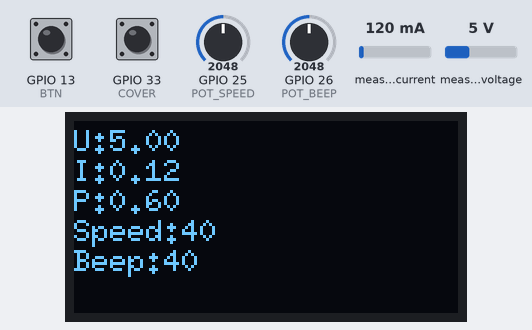
Bench run of a sketch on a simulated ESP32. Parts: 128×64 one-colour display. The inputs (shaded band) are chosen by the test bench; at power-on: measured current 120 mA, GPIO 25 (POT_SPEED) = 2048, GPIO 26 (POT_BEEP) = 2048, measured voltage 5 V, GPIO 13 (BTN) HIGH, GPIO 33 (COVER) HIGH. What the sketch prints to the serial monitor is not drawn.

Above: at 1.2 s.
1.3 s: measured current set to 40 mA
At 2.0 s:
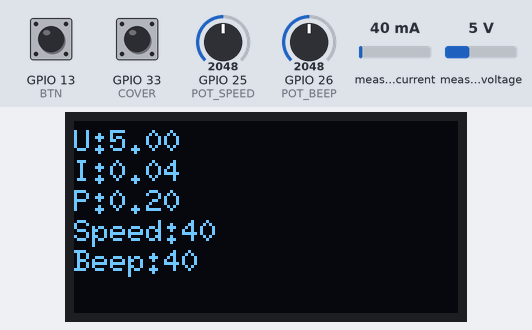
2.8 s: GPIO 25 (POT_SPEED) set to 2866
At 3.6 s:
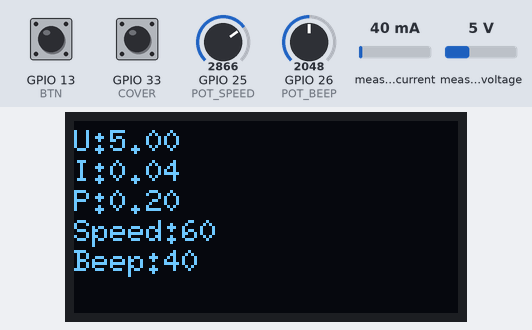
4.3 s: GPIO 26 (POT_BEEP) set to 2866
At 5.1 s:
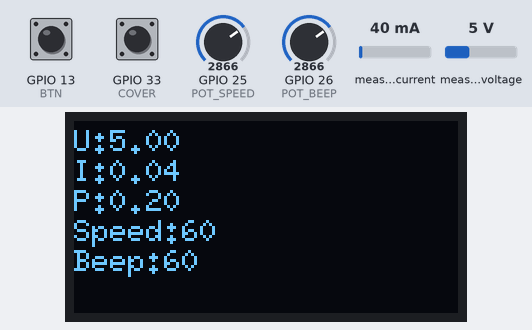
5.9 s: measured voltage set to 0.3 V
At 6.7 s:
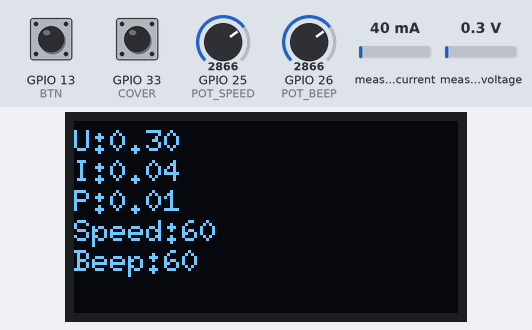
7.4 s: GPIO 25 (POT_SPEED) set to 3972
9.0 s: GPIO 26 (POT_BEEP) set to 3972
At 9.8 s:
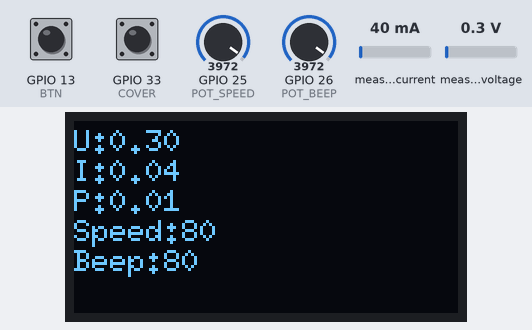
Timing chart, 0 to 11.5 s (numbered marks = the images above; inputs shaded):
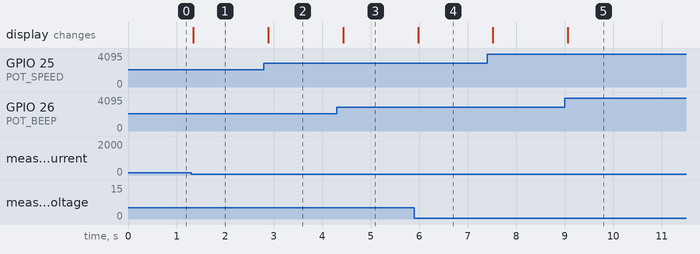

The sketch:

petfw_zaloha.ino
```cpp
#include <Wire.h>
#include <Adafruit_INA219.h>
#include <U8g2lib.h>
#include <Adafruit_NeoPixel.h>

/* =================================================
   FEATURE CONFIG
================================================= */

#define USE_MOTOR     0
#define USE_BEEPER    0
#define USE_LED       0
#define USE_DISPLAY   1
#define USE_INA219    1
#define USE_INPUT     1
#define USE_POT       1

#define USE_I2C (USE_INA219 || USE_DISPLAY)


/* =================================================
   DEBUG CONFIG
================================================= */

#define DEBUG_LEVEL 3

#define DBG_MOTOR   1
#define DBG_LED     1
#define DBG_BAT     1
#define DBG_INPUT   1
#define DBG_STALL   1
#define DBG_DISPLAY 0

#define DBG(level, group, msg) \
  if(DEBUG_LEVEL >= level && group){ Serial.println(msg); }

#define DBG2(level, group, msg, val) \
  if(DEBUG_LEVEL >= level && group){ Serial.print(msg); Serial.println(val); }

#define DBG3(level, group, msg) \
  if(DEBUG_LEVEL >= level && group){ Serial.print(msg); }

/* =================================================
   PINY
================================================= */

#define RPWM 16
#define R_EN 17
#define LPWM 18
#define L_EN 19

#define BTN 13
#define COVER 33

#define POT_SPEED 25
#define POT_BEEP 26

#define BTN_INVERT 1
#define BEEPER 5
#define NEO_PIN 27

/* =================================================
   LED MAP
================================================= */

#define LED_BAT_COUNT 3
#define LED_SPEED_COUNT 3
#define LED_BEEP_COUNT 3
#define LED_STATUS_COUNT 9

#define LED_BAT_START 0
#define LED_SPEED_START (LED_BAT_START + LED_BAT_COUNT)
#define LED_BEEP_START  (LED_SPEED_START + LED_SPEED_COUNT)
#define LED_STATUS_START (LED_BEEP_START + LED_BEEP_COUNT)

#define NUM_PIXELS (LED_BAT_COUNT + LED_SPEED_COUNT + LED_BEEP_COUNT + LED_STATUS_COUNT)

/* =================================================
   CONFIG
================================================= */

#define STALL_CURRENT 5.0
#define REVERSE_TIME 500
#define MAX_STALL_RETRIES 2

#define BAT_FULL 16.8
#define BAT_EMPTY 11.0

#define BEEP_DURATION 200

/* =================================================
   OBJEKTY
================================================= */

#if USE_INA219
Adafruit_INA219 ina219;
bool inaOK=false;
#endif

#if USE_DISPLAY
U8G2_SH1106_128X64_NONAME_F_HW_I2C u8g2(U8G2_R0, /* reset=*/ U8X8_PIN_NONE);
#endif

#if USE_LED
Adafruit_NeoPixel pixels(NUM_PIXELS, NEO_PIN, NEO_GRB + NEO_KHZ800);
#endif

/* =================================================
   STAV
================================================= */

float voltage=0;
float current=0;
float power=0;

bool errorState=false;
char errorMsg[32] = "OK";

#if USE_MOTOR
unsigned long stallTimer=0;
unsigned long reverseStart=0;
int stallRetryCount=0;

enum MotorState{
  MOTOR_IDLE,
  MOTOR_FORWARD,
  MOTOR_REVERSE_RETRY,
  MOTOR_ERROR
};

MotorState motorState=MOTOR_IDLE;
#endif

#if USE_BEEPER
const int pwmChanBeep=2;
unsigned long beepStart=0;
bool beepActive=false;
bool prevBtnPressed=false;
#endif

/* =================================================
   MOTOR
================================================= */
#if USE_MOTOR

int pwmChanR = 0;
int pwmChanL = 1;

void motorStop()
{
  DBG(1,DBG_MOTOR,"Motor STOP");
  ledcWrite(pwmChanR,0);
  ledcWrite(pwmChanL,0);
  digitalWrite(R_EN,LOW);
  digitalWrite(L_EN,LOW);
}

void motorRun(bool forward,int percent)
{
  int pwm=map(percent,0,100,0,255);

  digitalWrite(R_EN,HIGH);
  digitalWrite(L_EN,HIGH);

  if(forward){
    ledcWrite(pwmChanR,pwm);
    ledcWrite(pwmChanL,0);
  }else{
    ledcWrite(pwmChanL,pwm);
    ledcWrite(pwmChanR,0);
  }
}

void handleMotorState(int speedPercent,bool btnPressed)
{
  switch(motorState){

    case MOTOR_IDLE:
      if(btnPressed && !errorState){
        stallRetryCount=0;
        motorRun(true,speedPercent);
        motorState=MOTOR_FORWARD;
      }
      break;

    case MOTOR_FORWARD:

      if(!btnPressed){
        motorStop();
        motorState=MOTOR_IDLE;
        break;
      }

      if(current>STALL_CURRENT && speedPercent>20){

        if(stallTimer==0) stallTimer=millis();

        if(millis()-stallTimer>300){
          motorStop();
          motorRun(false,40);
          reverseStart=millis();
          motorState=MOTOR_REVERSE_RETRY;
        }

      }else stallTimer=0;

      break;

    case MOTOR_REVERSE_RETRY:

      if(millis()-reverseStart>REVERSE_TIME){

        motorStop();
        stallRetryCount++;

        if(stallRetryCount>=MAX_STALL_RETRIES){
          errorState=true;
          strcpy(errorMsg,"Feeding error");
          motorState=MOTOR_ERROR;
        }else{
          motorRun(true,speedPercent);
          motorState=MOTOR_FORWARD;
        }
      }
      break;

    case MOTOR_ERROR:
      motorStop();
      break;
  }
}
#endif

/* =================================================
   LED
================================================= */
#if USE_LED

void drawBarLED(int start,int count,int level,uint32_t color)
{
  if(level > count) level = count;

  for(int i=0;i<count;i++){
    int idx=start+i;
    if(idx>=NUM_PIXELS) return;

    if(i<level) pixels.setPixelColor(idx,color);
    else pixels.setPixelColor(idx,0);
  }
}

void updateBatteryLED(float v)
{
  float percent=(v-BAT_EMPTY)/(BAT_FULL-BAT_EMPTY);
  percent=constrain(percent,0,1);

  int level=round(percent*LED_BAT_COUNT);

  uint32_t color;

  if(percent>0.6) color=pixels.Color(0,255,0);
  else if(percent>0.3) color=pixels.Color(255,150,0);
  else color=pixels.Color(255,0,0);

  drawBarLED(LED_BAT_START,LED_BAT_COUNT,level,color);
}

void updatePotLED(int percent,int start,int count)
{
  int level=percent/(100/count);
  drawBarLED(start,count,level,pixels.Color(0,0,255));
}

void updateStatusLED()
{
  uint32_t color=errorState ?
    pixels.Color(255,0,0) :
    pixels.Color(0,255,0);

  drawBarLED(LED_STATUS_START,LED_STATUS_COUNT,
             LED_STATUS_COUNT,color);
}
#endif

/* =================================================
   DISPLAY
================================================= */
#if USE_DISPLAY
void updateDisplay(int speed,int beep)
{
  u8g2.clearBuffer();


  u8g2.setCursor(0,10); u8g2.print("U:"); u8g2.print(voltage);
  u8g2.setCursor(0,20); u8g2.print("I:"); u8g2.print(current);
  u8g2.setCursor(0,30); u8g2.print("P:"); u8g2.print(power);
  u8g2.setCursor(0,40); u8g2.print("Speed:"); u8g2.print(speed);
  u8g2.setCursor(0,50); u8g2.print("Beep:"); u8g2.print(beep);

#if USE_MOTOR
  u8g2.setCursor(0,60);
  u8g2.print(errorMsg);
#endif

  u8g2.sendBuffer();
}
#endif

/* =================================================
   INPUT
================================================= */
#if USE_INPUT
bool readButton()
{
  bool pressed=(digitalRead(BTN)==LOW);
  if(BTN_INVERT) pressed=!pressed;
  return pressed;
}
#endif

/* =================================================
   POT
================================================= */
int getStepPercent(int adc)
{
  int step=map(adc,0,4095,0,5);
  return step*20;
}

/* =================================================
   SETUP
================================================= */
void setup()
{
  Serial.begin(115200);

#if USE_INPUT
  pinMode(BTN,INPUT_PULLUP);
  pinMode(COVER,INPUT_PULLUP);
#endif

#if USE_MOTOR
  pinMode(R_EN,OUTPUT);
  pinMode(L_EN,OUTPUT);

  ledcSetup(pwmChanR,20000,8);
  ledcSetup(pwmChanL,20000,8);

  ledcAttachPin(RPWM,pwmChanR);
  ledcAttachPin(LPWM,pwmChanL);
#endif

#if USE_BEEPER
  ledcSetup(pwmChanBeep,4000,8);
  ledcAttachPin(BEEPER,pwmChanBeep);
#endif

#if USE_I2C
  //Wire.begin(21,22);
#endif

#if USE_INA219
  //Wire.begin(21,22);
  inaOK = ina219.begin();
#endif

#if USE_DISPLAY
  //Wire.begin(21,22);
  u8g2.begin();
  u8g2.setFont(u8g2_font_6x10_tf);	// choose a suitable font
#endif

#if USE_LED
  pixels.begin();
  pixels.clear();
  pixels.show();
#endif

  DBG(1,1,"System init OK");
}

/* =================================================
   LOOP
================================================= */
void loop()
{

#if USE_INA219
  if(inaOK){
    voltage=ina219.getBusVoltage_V();
    current=ina219.getCurrent_mA()/1000.0;
    power=voltage*current;
  }
#endif

#if USE_POT
  int speed=getStepPercent(analogRead(POT_SPEED));
  int beep=getStepPercent(analogRead(POT_BEEP));
#else
  int speed=0;
  int beep=0;
#endif

#if USE_INPUT
  bool btnPressed=readButton();
#else
  bool btnPressed=false;
#endif

#if USE_BEEPER
  if(btnPressed && !prevBtnPressed){
    ledcWrite(pwmChanBeep,map(beep,0,100,0,255));
    beepStart=millis();
    beepActive=true;
  }
  if(beepActive && millis()-beepStart>=BEEP_DURATION){
    ledcWrite(pwmChanBeep,0);
    beepActive=false;
  }
  prevBtnPressed=btnPressed;
#endif

#if USE_INPUT
  if(digitalRead(COVER)==HIGH){
    errorState=true;
    strcpy(errorMsg,"Cover open");
  } else if(strcmp(errorMsg,"Cover open")==0){
    errorState=false;
    strcpy(errorMsg,"OK");
  }
#endif

#if USE_MOTOR
  handleMotorState(speed,btnPressed);
#endif

#if USE_LED
  pixels.clear();
  updateBatteryLED(voltage);
  updatePotLED(speed,LED_SPEED_START,LED_SPEED_COUNT);
  updatePotLED(beep,LED_BEEP_START,LED_BEEP_COUNT);
  updateStatusLED();
  pixels.show();
#endif

#if USE_DISPLAY
  updateDisplay(speed,beep);
#endif

  delay(100);
  DBG3(3,1,".");
}
```

Measured:
- after the input at 1.3 s, the display: changes after 0.05 s (image 1)
- after the input at 2.8 s, the display: changes after 0.09 s (image 2)
- after the input at 4.3 s, the display: changes after 0.13 s (image 3)
- after the input at 5.9 s, the display: changes after 0.08 s (image 4)
- after the input at 9.0 s, the display: changes after 0.07 s (image 5)
